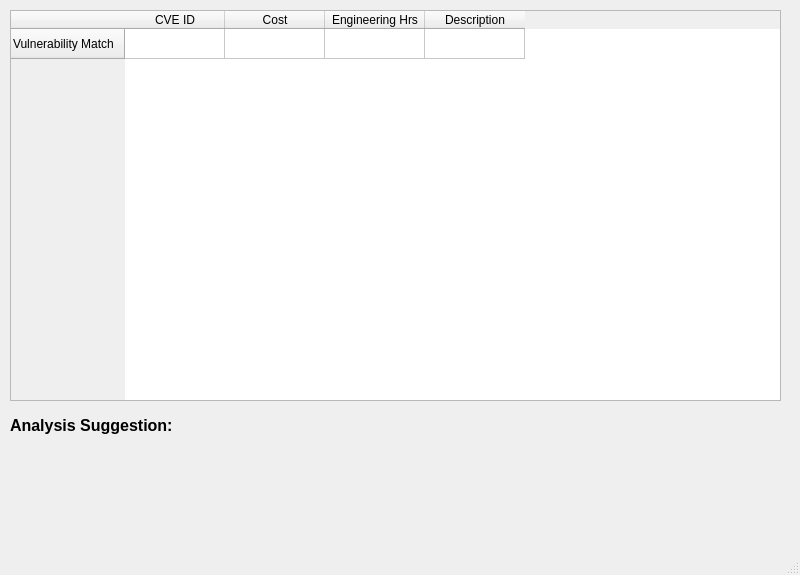
<?xml version="1.0" encoding="UTF-8"?>
<ui version="4.0">
 <class>RunScanWindow</class>
 <widget class="QMainWindow" name="RunScanWindow">
  <property name="geometry">
   <rect>
    <x>0</x>
    <y>0</y>
    <width>800</width>
    <height>575</height>
   </rect>
  </property>
  <property name="minimumSize">
   <size>
    <width>800</width>
    <height>575</height>
   </size>
  </property>
  <property name="maximumSize">
   <size>
    <width>800</width>
    <height>575</height>
   </size>
  </property>
  <property name="windowTitle">
   <string>Run Analysis</string>
  </property>
  <widget class="QWidget" name="centralwidget">
   <widget class="QWidget" name="verticalLayoutWidget">
    <property name="geometry">
     <rect>
      <x>10</x>
      <y>10</y>
      <width>771</width>
      <height>391</height>
     </rect>
    </property>
    <layout class="QVBoxLayout" name="verticalLayout">
     <item>
      <widget class="QTableWidget" name="testTable">
       <row>
        <property name="text">
         <string>Vulnerability Match</string>
        </property>
       </row>
       <column>
        <property name="text">
         <string>CVE ID</string>
        </property>
       </column>
       <column>
        <property name="text">
         <string>Cost</string>
        </property>
       </column>
       <column>
        <property name="text">
         <string>Engineering Hrs</string>
        </property>
       </column>
       <column>
        <property name="text">
         <string>Description</string>
        </property>
       </column>
      </widget>
     </item>
    </layout>
   </widget>
   <widget class="QWidget" name="verticalLayoutWidget_2">
    <property name="geometry">
     <rect>
      <x>10</x>
      <y>410</y>
      <width>241</width>
      <height>31</height>
     </rect>
    </property>
    <layout class="QVBoxLayout" name="suggestionLabelVLayout">
     <item>
      <widget class="QLabel" name="analysisSuggestionLabe">
       <property name="font">
        <font>
         <pointsize>12</pointsize>
         <weight>75</weight>
         <bold>true</bold>
        </font>
       </property>
       <property name="text">
        <string>Analysis Suggestion:</string>
       </property>
      </widget>
     </item>
    </layout>
   </widget>
  </widget>
  <widget class="QMenuBar" name="menubar">
   <property name="geometry">
    <rect>
     <x>0</x>
     <y>0</y>
     <width>800</width>
     <height>21</height>
    </rect>
   </property>
  </widget>
  <widget class="QStatusBar" name="statusbar"/>
 </widget>
 <resources/>
 <connections/>
</ui>
